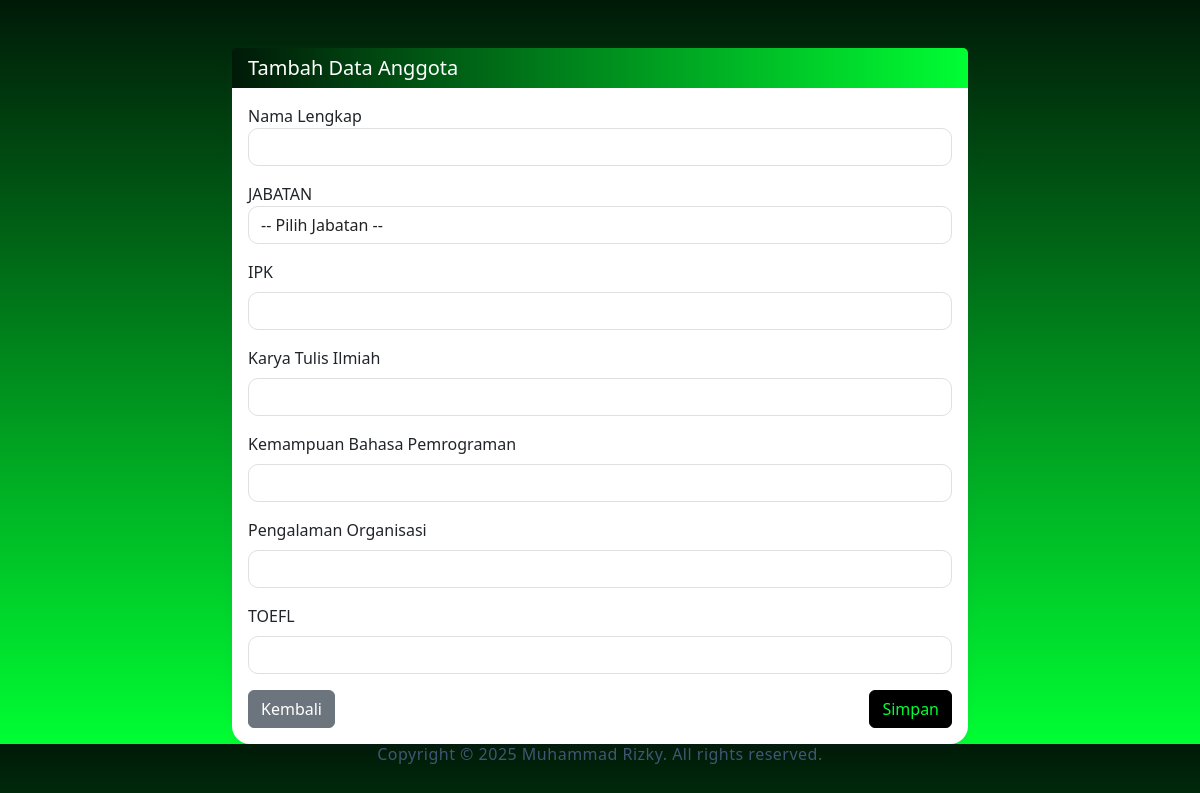
Screenshot of /tambah_mahasiswa.php (signed in) with the database file from the repository.
### tables this page shows
CREATE TABLE kriteria (
    id_kriteria INT AUTO_INCREMENT PRIMARY KEY,
    nama_kriteria VARCHAR(100) NOT NULL,
    bobot DECIMAL(3,2) NOT NULL,
    jenis ENUM('benefit', 'cost') NOT NULL,
    created_at TIMESTAMP DEFAULT CURRENT_TIMESTAMP,
    updated_at TIMESTAMP DEFAULT CURRENT_TIMESTAMP ON UPDATE CURRENT_TIMESTAMP
);

### tambah_mahasiswa.php (the view, shortened to what this page needs)
<?php
require_once 'config/database.php';
$stmt = $pdo->query("SELECT * FROM kriteria ORDER BY nama_kriteria ASC");
$kriteria_list = $stmt->fetchAll();
?>
<!DOCTYPE html>
<html lang="id">
<head>
    <link href="https://cdn.jsdelivr.net/npm/bootstrap@5.3.0/dist/css/bootstrap.min.css" rel="stylesheet">
    <link href="https://cdnjs.cloudflare.com/ajax/libs/font-awesome/6.0.0/css/all.min.css" rel="stylesheet">
</head>
<body>
<div class="container mt-5">
    <div class="row justify-content-center">
        <div class="col-md-8">
            <div class="card">
                <div class="card-header bg-primary text-white">
                    <h5 class="mb-0">Tambah Data Anggota</h5>
                </div>
                <div class="card-body">
                    <form method="POST">
                        <div class="mb-3">
                            <label>Nama Lengkap</label>
                            <input type="text" name="nama" class="form-control" value="<?php echo isset($_POST['nama']) ? htmlspecialchars($_POST['nama']) : ''; ?>" required>
                        </div>
                        <div class="mb-3">
                            <label>JABATAN</label>
                            <select name="jabatan" class="form-control" required>
                                <option value="">-- Pilih Jabatan --</option>
                            </select>
                        </div>
                        <?php foreach ($kriteria_list as $kriteria): ?>
                            <div class="mb-3">
                                <label for="kriteria_<?php echo $kriteria['id_kriteria']; ?>" class="form-label">
                                    <?php echo htmlspecialchars($kriteria['nama_kriteria']); ?>
                                </label>
                                <input type="number" step="any" min="0" max="100" class="form-control"
                                       id="kriteria_<?php echo $kriteria['id_kriteria']; ?>"
                                       name="nilai[<?php echo $kriteria['id_kriteria']; ?>]"
                                       value="<?php echo isset($_POST['nilai'][$kriteria['id_kriteria']]) ? htmlspecialchars($_POST['nilai'][$kriteria['id_kriteria']]) : ''; ?>"
                                       required>
                            </div>
                        <?php endforeach; ?>
                        <div class="d-flex justify-content-between">
                            <a href="mahasiswa.php" class="btn btn-secondary">Kembali</a>
                            <button type="submit" class="btn btn-primary">Simpan</button>
                        </div>
                    </form>
                </div>
            </div>
        </div>
    </div>
</div>
<div class="container-fluid">
    <p style="position:fixed;left:0;right:0;bottom:18px;text-align:center;color:#4B6286;opacity:0.85;z-index:9999;font-size:16px;font-weight:500;letter-spacing:0.5px;pointer-events:none;">Copyright &#169; 2025 Muhammad Rizky. All rights reserved.</p>
</div>
</body>
</html>

### tambah_mahasiswa.php (style rules this page uses)
:root { --primary: #000000; --secondary: #00FF33; --background: #EDEAFF; --accent: #4B6286; }
body, .main-content { background: linear-gradient(180deg, #001a08 0%, #00FF33 100%) !important; color: #fff; }
.btn-primary { background: var(--primary); border-color: var(--primary); color: #00FF33; }
.card { border-radius: 18px; box-shadow: 0 2px 12px rgba(76, 98, 134, 0.07); border: none; }
.card-header { background: linear-gradient(90deg, #001a08 0%, #00FF33 100%); color: #fff; border-radius: 22px 22px 0 0; border: none; }
.form-control { background: rgba(255,255,255,0.95); color: #222; border-radius: 10px; border: 1px solid #e0e0e0; box-shadow: none; font-weight: 500; }

### rows the page displays
kriteria: nama_kriteria "IPK"
kriteria: nama_kriteria "Karya Tulis Ilmiah"
kriteria: nama_kriteria "Kemampuan Bahasa Pemrograman"
kriteria: nama_kriteria "Pengalaman Organisasi"
kriteria: nama_kriteria "TOEFL"
